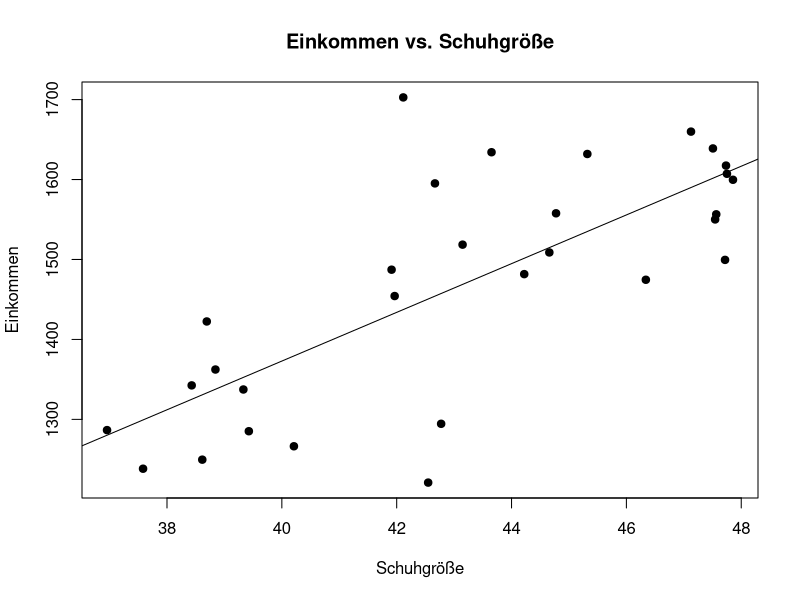
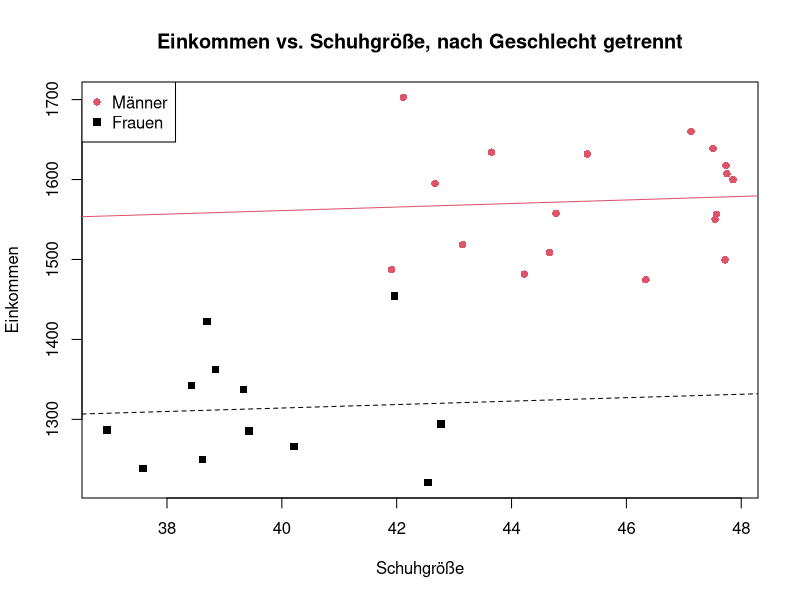

Recreate these plots in R, in order.
## ---- chunk 1
set.seed(20140921)

n <- 30

geschlecht <- sample(0:1, n, replace=TRUE)
male <- geschlecht==1
female <- geschlecht==0

shoesize<- runif(n, min=36, max=43) + geschlecht*5
income <- rnorm(n, mean=1300, sd=100) + geschlecht*286  # 22% mehr

plot(shoesize, income, pch=19, col=1, xlab="Schuhgröße", ylab="Einkommen", main="Einkommen vs. Schuhgröße")
abline(lm(income~shoesize), col=1)
## ---- chunk 2
plot(shoesize, income, col=geschlecht+1, pch=geschlecht+15, main="Einkommen vs. Schuhgröße, nach Geschlecht getrennt", xlab="Schuhgröße", ylab="Einkommen")
legend("topleft", legend=c("Männer", "Frauen"), col=c(2,1), pch=c(16, 15))
abline(lm(income[male] ~ shoesize[male]), col=2)
abline(lm(income[female] ~ shoesize[female]), col=1, lty=2)
